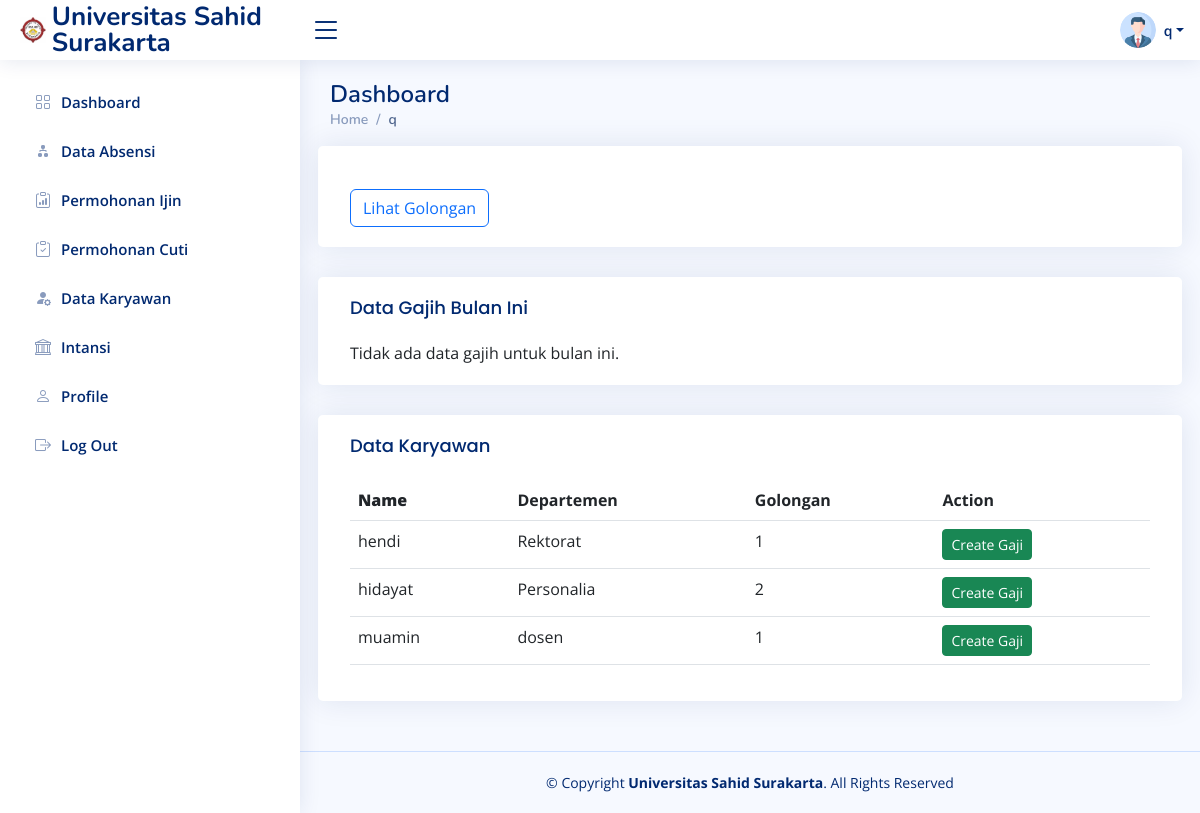
The app's page /admin/penggajihan.php (signed in) with its own data.
### tables this page shows
CREATE TABLE `perusahaan` (
  `id_perusahaan` int(11) NOT NULL,
  `nama_perusahaan` varchar(255) DEFAULT NULL,
  `alamat` varchar(255) DEFAULT NULL,
  `kota` varchar(100) DEFAULT NULL,
  `logo` varchar(10) DEFAULT NULL,
  `telepon` varchar(20) DEFAULT NULL,
  `email` varchar(255) DEFAULT NULL,
  `website` varchar(255) DEFAULT NULL
);

CREATE TABLE `users_k` (
  `id_karyawan` varchar(10) NOT NULL,
  `nama` varchar(100) NOT NULL,
  `username` varchar(50) NOT NULL,
  `password` varchar(255) NOT NULL,
  `departemen` varchar(50) NOT NULL,
  `jabatan` varchar(50) NOT NULL,
  `tanggal_bergabung` date NOT NULL,
  `golongan` varchar(10) NOT NULL
);

### admin/root/data.php (called while the page is built, shortened)
<?php
require_once '../koneksi/koneksi.php';
$username = $_SESSION['username'];
$query = "SELECT id_perusahaan, nama_perusahaan, alamat, kota, logo, telepon, email, website FROM perusahaan";
$result = $conn->query($query);
if ($result->num_rows > 0) {
    $perusahaan = [];
    while ($row = $result->fetch_assoc()) {
        $perusahaan[] = $row;
    }
} else {
    $perusahaan = [];
}
?>

### admin/penggajihan.php (the view, shortened to what this page needs)
<!DOCTYPE html>
<html lang="en">
<?php include 'root/head.php'; ?>
<body>
    <?php include 'root/navbar.php'; ?>
    <main id="main" class="main">
        <div class="pagetitle">
            <h1>Dashboard</h1>
            <nav>
                <ol class="breadcrumb">
                    <li class="breadcrumb-item"><a href="index.php">Home</a></li>
                    <li class="breadcrumb-item active"><?php echo $username; ?></li>
                </ol>
            </nav>
        </div>
        <div class="row">
            <div class="card">
                <div class="card-body">
                    <h5 class="card-title"></h5>
                    <button type="button" class="btn btn-outline-primary" data-bs-toggle="modal"
                        data-bs-target="#verticalycentered">
                        Lihat Golongan
                    </button>
                </div>
            </div>
            <div class="card">
                <div class="card-body">
                    <h5 class="card-title">Data Gajih Bulan Ini</h5>
                    <?php
include '../koneksi/koneksi.php';
$bulan_sekarang = date('n');
$sql = "SELECT gaji.*, users_k.nama, users_k.jabatan, users_k.departemen , gaji.id_gaji, gaji.total_gaji
        FROM gaji
        JOIN users_k ON gaji.id_karyawan = users_k.id_karyawan
        WHERE gaji.bulan = $bulan_sekarang";
$result = $conn->query($sql);
if ($result->num_rows > 0) {
    echo '<table class="table datatable">
            <thead>
                <tr>
                    <th><b>Name</b></th>
                    <th>Jabatan</th>
                    <th>Departemen</th>
                    <th>Gajih</th>
                    <th>Action</th>
                </tr>
            </thead>
            <tbody>';
            while ($row = $result->fetch_assoc()) {
                echo '<tr>
                        <td>' . $row['nama'] . '</td>
                        <td>' . $row['jabatan'] . '</td>
                        <td>' . $row['departemen'] . '</td>
                        <td>' . $row['total_gaji'] . '</td>
                        <td>
                            <button type="button" class="btn btn-info btn-sm" onclick="showDetail(' . $row['id_gaji'] . ')">Detail</button>
                            <button type="button" class="btn btn-danger btn-sm" onclick="deleteGaji(' . $row['id_gaji'] . ')">Hapus</button>
                        </td>
                    </tr>';
            }
    echo '</tbody></table>';
} else {
    echo 'Tidak ada data gajih untuk bulan ini.';
}
?>
                </div>
            </div>
            <div class="card">
                <div class="card-body">
                    <h5 class="card-title">Data Karyawan</h5>
                    <?php
function getEmployees($conn) {
    $sql = "SELECT id_karyawan, nama, departemen, golongan FROM users_k";
    $result = $conn->query($sql);
    $employees = array();
    if ($result->num_rows > 0) {
        while ($row = $result->fetch_assoc()) {
            $employees[] = $row;
        }
    }
    return $employees;
}
$employees = getEmployees($conn);
?>
                    <table class="table datatable">
                        <thead>
                            <tr>
                                <th><b>Name</b></th>
                                <th>Departemen</th>
                                <th>Golongan</th>
                                <th>Action</th>
                            </tr>
                        </thead>
                        <tbody>
                            <?php foreach ($employees as $employee) : ?>
                            <tr>
                                <td><?= $employee['nama']; ?></td>
                                <td><?= $employee['departemen']; ?></td>
                                <td><?= $employee['golongan']; ?></td>
                                <td><button class="btn btn-success btn-sm"
                                        onclick="createGaji('<?= $employee['id_karyawan']; ?>')">Create
                                        Gaji</button></td>
                            </tr>
                            <?php endforeach; ?>
                        </tbody>
                    </table>
                </div>
            </div>
        </div>
    </main>
    <?php include 'root/footer.php'; ?>
</body>
</html>

### admin/root/navbar.php (shortened to what this page needs)
<?php foreach ($perusahaan as $data) { ?>
<header id="header" class="header fixed-top d-flex align-items-center">
    <div class="d-flex align-items-center justify-content-between">
        <a href="index.html" class="logo d-flex align-items-center">
            <img src="../assets/img/<?php echo $data['logo']; ?>" alt="">
            <span class="d-none d-lg-block"><?php echo $data['nama_perusahaan']; ?></span>
        </a>
        <i class="bi bi-list toggle-sidebar-btn"></i>
    </div>
    <nav class="header-nav ms-auto">
        <ul class="d-flex align-items-center">
            <li class="nav-item dropdown pe-3">
                <a class="nav-link nav-profile d-flex align-items-center pe-0" href="#" data-bs-toggle="dropdown">
                    <img src="assets/img/profile.png" alt="Profile" class="rounded-circle">
                    <span class="d-none d-md-block dropdown-toggle ps-2"><?php echo $username; ?></span>
                </a>
            </li>
        </ul>
    </nav>
</header>
<aside id="sidebar" class="sidebar">
    <ul class="sidebar-nav" id="sidebar-nav">
        <li class="nav-item">
            <a class="nav-link collapsed" href="index.php">
                <i class="bi bi-grid"></i>
                <span>Dashboard</span>
            </a>
        </li>
        <li class="nav-item">
            <a class="nav-link collapsed" href="data_absensi.php">
                <i class="bi bi-diagram-2-fill"></i>
                <span>Data Absensi</span>
            </a>
        </li>
        <li class="nav-item">
            <a class="nav-link collapsed" href="permohonan.php">
                <i class="bi bi-clipboard-data"></i>
                <span>Permohonan Ijin</span>
            </a>
        </li>
        <li class="nav-item">
            <a class="nav-link collapsed" href="permohonan_cuti.php">
                <i class="bi bi-clipboard-check"></i>
                <span>Permohonan Cuti</span>
            </a>
        </li>
        <li class="nav-item">
            <a class="nav-link collapsed" href="data_karyawan.php">
                <i class="bi bi-person-fill-gear"></i>
                <span>Data Karyawan</span>
            </a>
        </li>
        <li class="nav-item">
            <a class="nav-link collapsed" href="intansi.php">
                <i class="bi bi-bank"></i>
                <span>Intansi</span>
            </a>
        </li>
        <li class="nav-item">
            <a class="nav-link collapsed" href="profile.php">
                <i class="bi bi-person"></i>
                <span>Profile</span>
            </a>
        </li>
        <li>
            <a class="nav-link collapsed" href="../logout.php">
                <i class="bi bi-box-arrow-right"></i>
                <span>Log Out</span>
            </a>
        </li>
    </ul>
</aside> <?php } ?>

### admin/root/footer.php (shortened to what this page needs)
<footer id="footer" class="footer">
<?php foreach ($perusahaan as $data) { ?>
    <div class="copyright">
      &copy; Copyright <strong><span><?php echo $data['nama_perusahaan']; ?></span></strong>. All Rights Reserved
    </div>
  </footer>
  <?php } ?>

### admin/assets/css/style.css (style rules this page uses)
:root { scroll-behavior: smooth; }
body { font-family: "Open Sans", sans-serif; background: #f6f9ff; color: #444444; }
a { color: #4154f1; text-decoration: none; }
h1, h2, h3, h4, h5, h6 { font-family: "Nunito", sans-serif; }
#main { margin-top: 60px; padding: 20px 30px; transition: all 0.3s; }
.pagetitle { margin-bottom: 10px; }
.pagetitle h1 { font-size: 24px; margin-bottom: 0; font-weight: 600; color: #012970; }
.card { margin-bottom: 30px; border: none; border-radius: 5px; box-shadow: 0px 0 30px rgba(1, 41, 112, 0.1); }
.card-title { padding: 20px 0 15px 0; font-size: 18px; font-weight: 500; color: #012970; font-family: "Poppins", sans-serif; }
.card-body { padding: 0 20px 20px 20px; }
.breadcrumb { font-size: 14px; font-family: "Nunito", sans-serif; color: #899bbd; font-weight: 600; }
.breadcrumb a { color: #899bbd; transition: 0.3s; }
.breadcrumb .breadcrumb-item::before { color: #899bbd; }
.breadcrumb .active { color: #51678f; font-weight: 600; }
.logo { line-height: 1; }
@media (min-width: 1200px) { .logo { width: 280px; } }
.logo img { max-height: 26px; margin-right: 6px; }
.logo span { font-size: 26px; font-weight: 700; color: #012970; font-family: "Nunito", sans-serif; }
.header { transition: all 0.5s; z-index: 997; height: 60px; box-shadow: 0px 2px 20px rgba(1, 41, 112, 0.1); background-color: #fff; padding-left: 20px; }
.header .toggle-sidebar-btn { font-size: 32px; padding-left: 10px; cursor: pointer; color: #012970; }
.header-nav ul { list-style: none; }
.header-nav>ul { margin: 0; padding: 0; }
.header-nav .nav-profile { color: #012970; }
.header-nav .nav-profile img { max-height: 36px; }
.header-nav .nav-profile span { font-size: 14px; font-weight: 600; }
.sidebar { position: fixed; top: 60px; left: 0; bottom: 0; width: 300px; z-index: 996; transition: all 0.3s; padding: 20px; overflow-y: auto; scrollbar-width: thin; scrollbar-color: #aab7cf transparent; box-shadow: 0px 0px 20px rgba(1, 41, 112, 0.1); background-color: #fff; }
@media (min-width: 1200px) { #main, #footer { margin-left: 300px; } }
.sidebar-nav { padding: 0; margin: 0; list-style: none; }
.sidebar-nav li { padding: 0; margin: 0; list-style: none; }
.sidebar-nav .nav-item { margin-bottom: 5px; }
.sidebar-nav .nav-link { display: flex; align-items: center; font-size: 15px; font-weight: 600; color: #4154f1; transition: 0.3; background: #f6f9ff; padding: 10px 15px; border-radius: 4px; }
.sidebar-nav .nav-link i { font-size: 16px; margin-right: 10px; color: #4154f1; }
.sidebar-nav .nav-link.collapsed { color: #012970; background: #fff; }
.sidebar-nav .nav-link.collapsed i { color: #899bbd; }
.footer { padding: 20px 0; font-size: 14px; transition: all 0.3s; border-top: 1px solid #cddfff; }
.footer .copyright { text-align: center; color: #012970; }

### records on screen
perusahaan: logo (picture), nama_perusahaan "Universitas Sahid Surakarta"
users_k: nama "hendi", departemen "Rektorat", golongan "1"
users_k: nama "hidayat", departemen "Personalia", golongan "2"
users_k: nama "muamin", departemen "dosen", golongan "1"

### other values on screen
$username "q"
